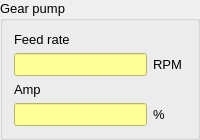
         <widget class="QGroupBox" name="GearPump_GroupBox">
          <property name="maximumSize">
           <size>
            <width>200</width>
            <height>16777215</height>
           </size>
          </property>
          <property name="font">
           <font>
            <pointsize>10</pointsize>
           </font>
          </property>
          <property name="title">
           <string>Gear pump</string>
          </property>
          <layout class="QVBoxLayout" name="verticalLayout_9">
           <item>
            <layout class="QGridLayout" name="gridLayout_6">
             <item row="0" column="0">
              <widget class="QLabel" name="UnitPStartLB_7">
               <property name="font">
                <font>
                 <pointsize>10</pointsize>
                </font>
               </property>
               <property name="text">
                <string>Feed rate</string>
               </property>
              </widget>
             </item>
             <item row="3" column="1">
              <widget class="QLabel" name="UnitAmpGearPump_LB">
               <property name="font">
                <font>
                 <pointsize>10</pointsize>
                </font>
               </property>
               <property name="text">
                <string>%</string>
               </property>
              </widget>
             </item>
             <item row="1" column="1">
              <widget class="QLabel" name="UnitGearPump_LB">
               <property name="font">
                <font>
                 <pointsize>10</pointsize>
                </font>
               </property>
               <property name="text">
                <string>RPM </string>
               </property>
              </widget>
             </item>
             <item row="1" column="0">
              <widget class="QLineEdit" name="GearPumpFeedRate_LE">
               <property name="enabled">
                <bool>true</bool>
               </property>
               <property name="font">
                <font>
                 <pointsize>10</pointsize>
                 <weight>50</weight>
                 <bold>false</bold>
                </font>
               </property>
               <property name="styleSheet">
                <string notr="true">background-color: rgb(255, 255, 149);</string>
               </property>
               <property name="readOnly">
                <bool>true</bool>
               </property>
              </widget>
             </item>
             <item row="3" column="0">
              <widget class="QLineEdit" name="GearPumpAmp_LE">
               <property name="enabled">
                <bool>true</bool>
               </property>
               <property name="font">
                <font>
                 <pointsize>10</pointsize>
                 <weight>50</weight>
                 <bold>false</bold>
                </font>
               </property>
               <property name="styleSheet">
                <string notr="true">background-color: rgb(255, 255, 149);</string>
               </property>
               <property name="readOnly">
                <bool>true</bool>
               </property>
              </widget>
             </item>
             <item row="2" column="0">
              <widget class="QLabel" name="label_14">
               <property name="font">
                <font>
                 <pointsize>10</pointsize>
                </font>
               </property>
               <property name="text">
                <string>Amp</string>
               </property>
              </widget>
             </item>
            </layout>
           </item>
          </layout>
         </widget>
